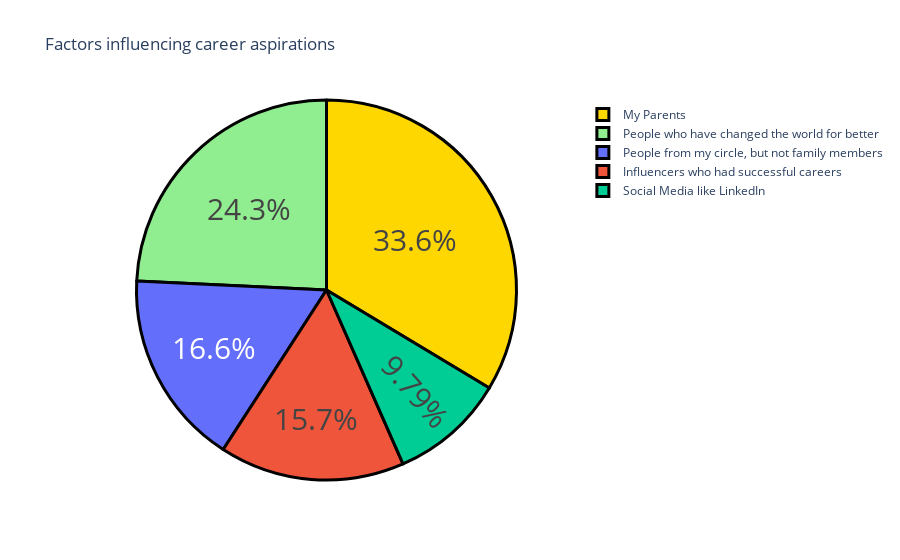

Write notebook code for a chart like this one.
### Code cell
## finding the answer of Which of the below factors influence the most about your career aspirations?

question1 = data["Which of the below factors influence the most about your career aspirations ?"].value_counts()
label = question1.index
counts = question1.values
colors = ['gold','lightgreen']
fig = go.Figure(data=[go.Pie(labels=label, values=counts)])
fig.update_layout(title_text='Factors influencing career aspirations')
fig.update_traces(hoverinfo='label+value', textinfo='percent', textfont_size=30,
                  marker=dict(colors=colors, line=dict(color='black', width=3)))
fig.show()

### Figure 1 — Plotly figure (JSON) as saved in the notebook; plotly's stock layout.template omitted (floating-point values rounded to 4 significant figures)
{"data": [{"hoverinfo": "label+value", "labels": ["My Parents", "People who have changed the world for better", "People from my circle, but not family members", "Influencers who had successful careers", "Social Media like LinkedIn"], "marker": {"colors": ["gold", "lightgreen"], "line": {"color": "black", "width": 3}}, "textfont": {"size": 30}, "textinfo": "percent", "type": "pie", "values": [79, 57, 39, 37, 23]}], "layout": {"title": {"text": "Factors influencing career aspirations"}}}
